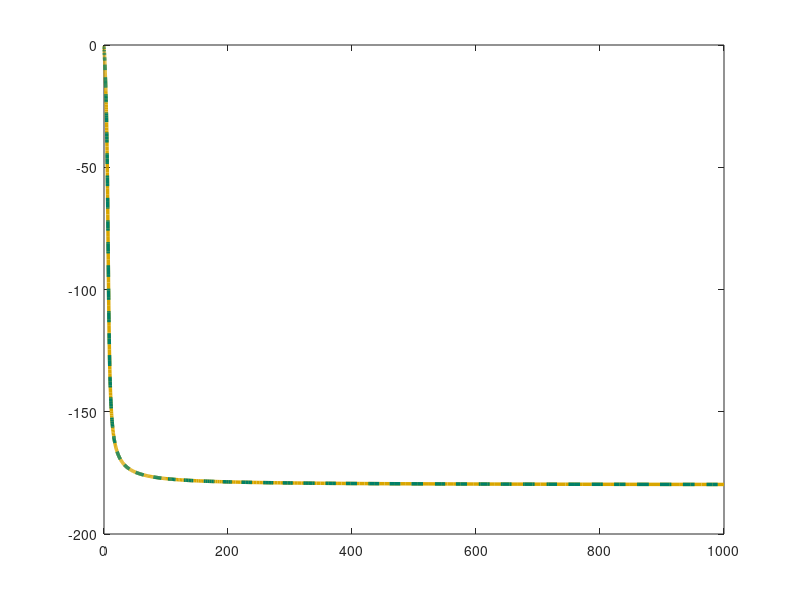

Here is the MATLAB script that generated this plot: (Note: this script raises an error after producing the figure.)
K = 3.254; T = 0.144; xi = 0.33;
sys = tf(K, [T^2 2*xi*T 1]);
w = logspace(-1, 3, 500);

a = zeros(size(w));
a(w > 1/T) = 1;
phi_theory = -a*pi - atan( (2*xi*T.*w) ./ (1 - (w*T).^2) );
[mag, phase] = bode(sys, w);
phase = squeeze(phase);
phi_deg = phi_theory * 180/pi;

figure('Position', [100 100 900 400], 'Color','white');
plot(w, phi_deg, 'Color', [0.85, 0.65, 0], 'LineStyle', '-', 'LineWidth', 2.5); 
hold on;
plot(w, phase, 'Color', [0, 0.5, 0.4], 'LineStyle', '--', 'LineWidth', 2.5);

ax = gca; ax.LineWidth = 1.5; ax.FontSize = 13;
ax.XColor = [0.3 0.3 0.3]; ax.YColor = [0.3 0.3 0.3];
ax.GridColor = [0.9 0.9 0.9]; ax.GridAlpha = 0.4;
ax.MinorGridColor = [0.95 0.95 0.95]; ax.MinorGridAlpha = 0.2;
grid on; grid minor; box on; 

xlabel('\omega'); 
ylabel('φ(\omega)');
legend('φ_{theor}', 'φ_{sys}', 'Location','northeast','FontSize',15);
exportgraphics(gcf, '../../../images/task2/freq/fch2.png', 'Resolution', 500);
